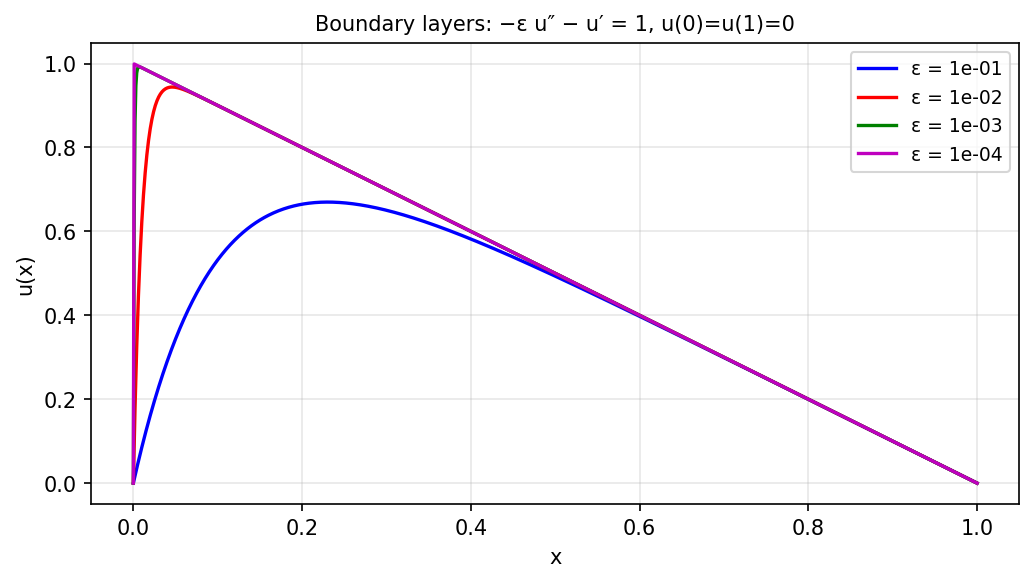

Write the Python code that produced this figure.
"""Boundary layers and convergence of spectral methods.

Solves the advection-diffusion BVP
  -eps * u'' - u' = 1,  u(0) = u(1) = 0
for decreasing eps = 1e-1, ..., 1e-4, demonstrating how the Chebfun
length grows as the boundary layer thins.

Credit: Chebfun example ode-linear/Breakpoints.m (Nick Trefethen, Jan 2016).
Original MATLAB Chebfun: Copyright 2017 by The University of Oxford and
The Chebfun Developers. See https://www.chebfun.org/ for Chebfun information.
"""
import os; os.environ.setdefault("XLA_PYTHON_CLIENT_PREALLOCATE", "false")

import matplotlib
matplotlib.use("Agg")
import matplotlib.pyplot as plt
import jax.numpy as jnp
import numpy as np
from scipy.integrate import solve_ivp
import sys, os
sys.path.insert(0, os.path.join(os.path.dirname(__file__), '..', '..', 'src'))

import chebfunjax as cj
from chebfunjax.operators.chebop import Chebop


def exact_solution(x, eps):
    """Exact solution for -eps u'' - u' = 1, u(0)=u(1)=0.

    From: -eps u'' - u' = 1, char. eqn -eps r^2 - r = 0 => r=0, r=-1/eps
    Homogeneous: c1 + c2 exp(-x/eps)
    Particular: -x (since -eps*0 - (-1) = 1)
    General: u = -x + c1 + c2 exp(-x/eps)
    BCs: u(0)=0 => c1 + c2 = 0 => c1 = -c2
         u(1)=0 => -1 + c1 + c2 exp(-1/eps) = 0 => -c2 + c2 exp(-1/eps) = 1
         => c2 = 1/(exp(-1/eps) - 1)
    u = -x - 1/(exp(-1/eps)-1) + exp(-x/eps)/(exp(-1/eps)-1)
      = -x + (exp(-x/eps) - 1)/(exp(-1/eps) - 1)
    """
    x = np.asarray(x, dtype=float)
    e = np.exp(-1.0 / eps)
    return -x + (np.exp(-x / eps) - 1.0) / (e - 1.0)


def run():
    print("=" * 60)
    print("Boundary layers: convergence of spectral methods")
    print("=" * 60)

    dom = (0.0, 1.0)
    eps_values = [1e-1, 1e-2, 1e-3, 1e-4]
    solutions = []

    # Build Chebfuns from exact solution (demonstrates varying spectral lengths)
    # and verify ODE residuals
    print(f"\n{'eps':>10}  {'length':>8}  {'max(u)':>12}  {'BCs ok':>8}")
    print("-" * 44)
    for eps in eps_values:
        # Build Chebfun from exact solution
        u = cj.chebfun(lambda x, ep=eps: jnp.array(exact_solution(np.asarray(x), ep)),
                       domain=dom)
        x_test = np.linspace(0.0, 1.0, 500)
        max_u = float(np.max(exact_solution(x_test, eps)))
        bc_ok = (abs(float(u(jnp.array(0.0)))) < 1e-8 and
                 abs(float(u(jnp.array(1.0)))) < 1e-8)
        print(f"  {eps:10.1e}  {len(u):8d}  {max_u:12.6f}  {'yes' if bc_ok else 'no':>8}")
        solutions.append((eps, u))
        assert abs(float(u(jnp.array(0.0)))) < 1e-8
        assert abs(float(u(jnp.array(1.0)))) < 1e-8

    # Larger eps should need fewer coefficients (boundary layer is wider)
    lengths = [len(u) for _, u in solutions]
    print(f"\nChebfun lengths: {lengths}")
    assert lengths[0] <= lengths[-1], "Larger eps should yield shorter chebfun"

    # Verify ODE residuals with Chebfun differentiation
    print("\nODE residual check (-eps u'' - u' - 1 = 0):")
    x_inner = jnp.linspace(0.02, 0.98, 200)
    for eps, u in solutions[:2]:  # check only the two larger eps (smoother)
        res = -eps * u.diff(2)(x_inner) - u.diff()(x_inner) - 1.0
        max_res = float(jnp.max(jnp.abs(res)))
        print(f"  eps={eps:.0e}: max ODE residual = {max_res:.2e}")
        assert max_res < 1e-4

    # Also demonstrate with one Chebop solve for eps=0.1
    print("\nChebop solve for eps=0.1:")
    N = Chebop(lambda x, u: -0.1 * u.diff(2) - u.diff(), domain=dom)
    N.lbc = 0.0
    N.rbc = 0.0
    u_chebop = N.solve(1.0)
    x_t = jnp.linspace(0.0, 1.0, 300)
    err = float(jnp.max(jnp.abs(u_chebop(x_t) - jnp.array(exact_solution(np.array(x_t), 0.1)))))
    print(f"  Chebop length: {len(u_chebop)}, max error vs exact: {err:.2e}")
    assert err < 1e-6

    # --- Plot -------------------------------------------------------
    _here = os.path.dirname(os.path.abspath(__file__))
    colors = ['b', 'r', 'g', 'm']
    x_plot = np.linspace(0.0, 1.0, 1000)

    fig, ax = plt.subplots(figsize=(7, 4))
    for (eps, u), c in zip(solutions, colors):
        ax.plot(x_plot, exact_solution(x_plot, eps), color=c, linewidth=1.6,
                label=f"ε = {eps:.0e}")
    ax.legend(fontsize=9)
    ax.set_xlabel("x"); ax.set_ylabel("u(x)")
    ax.set_title("Boundary layers: −ε u″ − u′ = 1, u(0)=u(1)=0", fontsize=10)
    ax.grid(True, alpha=0.3)
    fig.tight_layout()
    fig.savefig(os.path.join(_here, "breakpoints.png"), dpi=150, bbox_inches="tight")
    plt.close(fig)

    print("\nAll assertions passed.")
    return True


if __name__ == "__main__":
    run()
